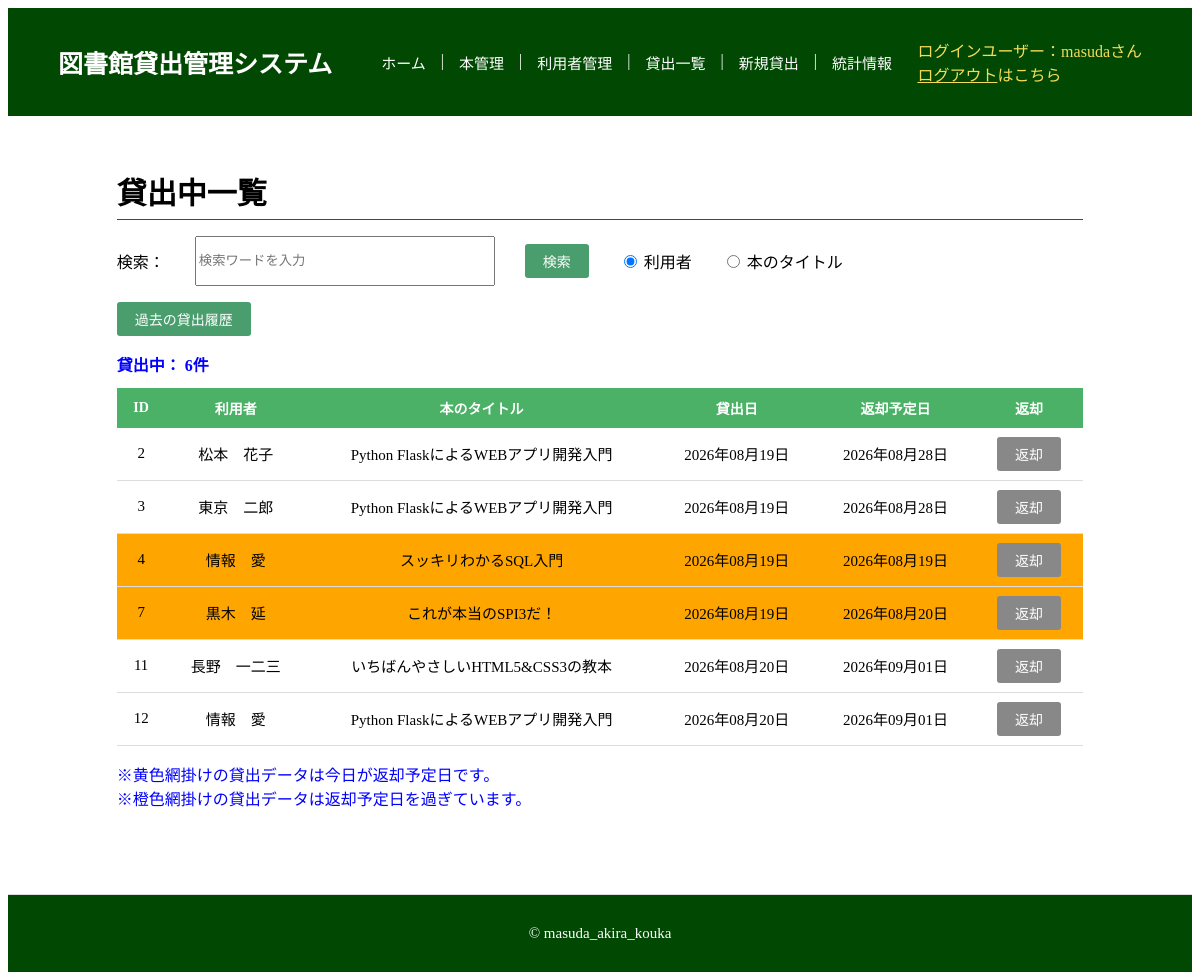
The app's page /borrows/borrows_active_list/ (signed in) with its own data.
### models.py (models this page shows, shortened)
class LoginUser(db.Model, UserMixin):
    __tablename__ = "login_users"
    id = db.Column(db.Integer, primary_key=True)
    username = db.Column(db.String(30), unique=True, nullable=False, index=True)
    email = db.Column(db.String(255), unique=True, nullable=False, index=True)
    password_hash = db.Column(db.String(255), nullable=False)
    created_at = db.Column(db.DateTime, default=datetime.now)
    updated_at = db.Column(db.DateTime, default=datetime.now, onupdate=datetime.now)
    @property
    def password(self):
        raise AttributeError("読み取り不可")

class Borrow(db.Model):
    __tablename__ = "borrows"
    borrows_id = db.Column(db.Integer, primary_key=True)
    user_id = db.Column(db.Integer, db.ForeignKey("users.user_id"), nullable=False)
    book_id = db.Column(db.Integer, db.ForeignKey("books.book_id"), nullable=False)
    borrowed_at = db.Column(db.Date, nullable=False,default=date.today)
    returned_at = db.Column(db.Date)
    due_date = db.Column(db.Date)

class User(db.Model):
    __tablename__ = "users"
    user_id = db.Column(db.Integer, primary_key=True)
    name = db.Column(db.String(255), nullable=False)
    email = db.Column(db.String(255), nullable=False)
    blackflag = db.Column(db.Boolean, nullable=False, default=False)
    overdue_count = db.Column(db.Integer, nullable=False, default=0)
    user_borrowed_count = db.Column(db.Integer, nullable=False, default=0)

class Book(db.Model):
    __tablename__ = "books"
    book_id = db.Column(db.Integer, primary_key=True)
    title = db.Column(db.String(255), nullable=False)
    author = db.Column(db.String(255), nullable=False)
    genre_id = db.Column(db.Integer, db.ForeignKey("book_genres.genre_id"), nullable=False)
    stock = db.Column(db.Integer, nullable=False)
    book_borrowed_count = db.Column(db.Integer, nullable=False, default=0)

### application/borrows/views.py (the view)
@borrows.route("/borrows_active_list/")
@login_required
def borrows_active_list():
    borrows_active = db.session.query(
        Borrow, User.name, Book.title
        ).join(
            User, Borrow.user_id == User.user_id
            ).join(
                Book, Borrow.book_id == Book.book_id
                ).filter(
                    Borrow.returned_at.is_(None))
    """
    検索機能
    ・Python FlaskによるWebアプリ開発入門（教科書） P244～249
    参考サイト
    ・likeを使ったあいまい検索：https://ninja-camp.net/flask/223
    ・request.args.getについて：https://iifx.dev/ja/articles/54724471/%E3%81%93%E3%82%8C%E3%81%A7%E5%AE%8C%E7%92%A7-flask%E3%81%A7%E3%81%AE%E3%82%AF%E3%82%A8%E3%83%AA%E6%96%87%E5%AD%97%E5%88%97%E3%82%A2%E3%82%AF%E3%82%BB%E3%82%B9%E5%85%A5%E9%96%80%E3%82%AC%E3%82%A4%E3%83%89
    ・検索テンプレート用１：https://ja.python-3.com/?p=389382
    ・検索テンプレート用２：https://qiita.com/yuuki-h/items/171006db887e0427aae2
    """
    search_keyword = request.args.get("search", "", type=str).strip()
    search_type = request.args.get("search_type", "user", type=str)
    if search_keyword:
        if search_type == "title":
            borrows_active = borrows_active.filter(Book.title.like("%" + search_keyword + "%"))
        else:
            borrows_active = borrows_active.filter(User.name.like("%" + search_keyword + "%"))
    borrows_active_all = borrows_active.all()
    form = ReturnForm()
    borrows_active_pag, page, total_pages = pagination(borrows_active_all)
    return render_template(
        "borrows/active.html",
        borrows_active_all=borrows_active_all,
        borrows_active=borrows_active_pag,
        today=date.today(),
        page=page,
        total_pages=total_pages,
        search_keyword=search_keyword,
        search_type=search_type,
        form=form
    )

### application/borrows/forms.py
class ReturnForm(FlaskForm):
    submit = SubmitField("返却")

### app.py (called while the page is built)
@app.template_filter('date_format')
def date_format(value):
    return value.strftime('%Y年%#m月%#d日')

@app.before_request
def load_user():
    user_id = session.get('_user_id')
    if user_id is None:
        g.user = None
    else:
        g.user = LoginUser.query.get(user_id)

### application/kyotu.py (called while the page is built)
def pagination(db):
    page = request.args.get("page", default=1, type=int)
    per_page = 10
    total = len(db)
    total_pages = (total + per_page - 1) // per_page
    if page < 1:
        page = 1
    if total_pages > 0 and page > total_pages:
        page = total_pages
    start = (page - 1) * per_page
    end = start + per_page
    db_list = db[start:end]
    return db_list, page, total_pages

### models.py (called while the page is built)
@login_manager.user_loader
def load_user(user_id):
    return LoginUser.query.get(user_id)

### templates/borrows/active.html (shortened to what this page needs)
{% extends "base.html" %}
{% block content %}
<h2 class="site-h2">貸出中一覧</h2>
<form method="GET" action="{{ url_for('borrows.borrows_active_list') }}" class="seach-form">
        検索：<input type="search" placeholder="検索ワードを入力" name="search" value="{{ search_keyword }}" style="width: 300px; height: 50px;" />
        <button type="submit" class="btn btn-primary">検索</button>
        <label>
            <input type="radio" name="search_type" value="user" {% if search_type == 'user' or not search_type %}checked{% endif %}> 利用者
        </label>
        <label>
            <input type="radio" name="search_type" value="title" {% if search_type == 'title' %}checked{% endif %}> 本のタイトル
        </label>
</form>
<p><a href="{{ url_for('borrows.borrows_deactive_list') }}" class="btn btn-primary">過去の貸出履歴</a></p>
<div class="message-box">貸出中：
    {{borrows_active_all| length}}件
</div>
{% if borrows_active %}
<table class="mt-16">
    <tr>
        <th>ID</th>
        <th>利用者</th>
        <th>本のタイトル</th>
        <th>貸出日</th>
        <th>返却予定日</th>
        <th>返却</th>
    </tr>
    {% for borrow_active, name,title in borrows_active %}
    {% if borrow_active.due_date == today %}
    <tr style="background-color:yellow;">
    {% elif borrow_active.due_date < today %}
    <tr style="background-color: orange;">
    {% else %}
    <tr>
    {% endif %}
        <td>{{ borrow_active.borrows_id }}</td>
        <td>{{ name }}</td>
        <td>{{ title }}</td>
        <td>{{ borrow_active.borrowed_at| date_format }}</td>
        <td>{{ borrow_active.due_date| date_format }}</td>
        {% if borrow_active.returned_at is none %}
        <td>
        <form method="post" action="{{ url_for('borrows.borrows_return', id=borrow_active.borrows_id) }}">
            {{ form.submit(class="btn btn-secondary", onclick="return confirm('返却しても大丈夫ですか？')") }}
        </form>
        </td>
        {% endif %}
    </tr>
    {% endfor %}
</table>
<div style="margin-top: 12px;">
<p style="color: blue;">
※黄色網掛けの貸出データは今日が返却予定日です。<br>
※橙色網掛けの貸出データは返却予定日を過ぎています。
</p>
</div>
{% else %}
<p class="mt-16">現在貸出はされていません。</p>
{% endif %}
{% endblock %}

### templates/base.html (shortened to what this page needs)
<!DOCTYPE html>
<html lang="ja">
<head>
    <link rel="stylesheet" href="{{ url_for('static', filename='style.css') }}" />
</head>
<body class="site-body">
    <header class="site-header">
        <div class="header-inner">
            <span class="site-title">図書館貸出管理システム</span>
            <nav class="nav-links">
                <a href="{{ url_for('home') }}">ホーム</a>|
                <a href="{{ url_for('books.books_list') }}">本管理</a>|
                <a href="{{ url_for('users.users_list') }}">利用者管理</a>|
                <a href="{{ url_for('borrows.borrows_active_list') }}">貸出一覧</a>|
                <a href="{{ url_for('borrows.borrows_new') }}">新規貸出</a>|
                <a href="{{ url_for('ranking.ranking_list') }}">統計情報</a>
            </nav>
            {% if g.user %}
            <div class="user-info">
                <span>ログインユーザー：{{ g.user.username }}さん</span><br>
                <a href="{{ url_for('auth.logout') }}">ログアウト</a>はこちら
            </div>
            {% endif %}
        </div>
    </header>
    <main class="main-content">
        {% block content %}{% endblock %}
    </main>
    <footer class="site-footer">
        <p>&copy; masuda_akira_kouka</p>
    </footer>
</body>
</html>

### static/style.css (style rules this page uses)
.site-body { display: flex; flex-direction: column; min-height: 100vh; }
.site-header { background-color: #014902; padding: 30px 50px; }
.header-inner { display: flex; align-items: center; gap: 24px; flex-wrap: wrap; }
.main-content { flex: 1; width: 85%; margin: 28px auto; padding: 0 20px; box-sizing: border-box; }
.site-footer { text-align: center; padding: 15px; margin-top: 40px; border-top: 1px solid #ddd; font-size: 15px; color: white; background-color: #014902; }
.site-title { color: white; font-weight: bold; font-size: 25px; padding-right: 25px; }
.nav-links { display: flex; gap: 15px; flex: 1; color: white; }
.nav-links a { color: #fff; text-decoration: none; font-size: 15px; }
.user-info { align-items: center; gap: 12px; color: rgb(243, 220, 91); }
.user-info a { color: rgb(243, 220, 91); }
.site-h2 { font-size: 30px; margin-bottom: 16px; border-bottom: 1px solid #126d04; padding-bottom: 6px; }
.message-box { color: blue; font-weight: bold; }
table { width: 100%; border-collapse: collapse; margin-top: 12px; background-color: #fff; }
th { background-color: #4bb166; color: #fff; padding: 10px 12px; text-align: center; font-size: 14px; }
td { padding: 9px 12px; text-align: center; border-bottom: 1px solid #ddd; font-size: 15px; }
.seach-form { display: flex; align-items: center; gap: 30px; margin-bottom: 10px; }
.btn { display: inline-block; padding: 7px 18px; border: none; border-radius: 3px; font-size: 14px; cursor: pointer; text-decoration: none; }
.btn-primary { background-color: #4a9e6d; color: #fff; }
.btn-secondary { background-color: #888; color: #fff; }
a { color: #529e4a; }

### records on screen
LoginUser: user.username "masuda"
Borrow: borrows_id "2", name "松本 花子", title "Python FlaskによるWEBアプリ開発入門", borrowed_at "2026年08月19日", due_date "2026年08月28日"
Borrow: borrows_id "3", name "東京 二郎", title "Python FlaskによるWEBアプリ開発入門", borrowed_at "2026年08月19日", due_date "2026年08月28日"
Borrow: borrows_id "4", name "情報 愛", title "スッキリわかるSQL入門", borrowed_at "2026年08月19日", due_date "2026年08月19日"
Borrow: borrows_id "7", name "黒木 延", title "これが本当のSPI3だ！", borrowed_at "2026年08月19日", due_date "2026年08月20日"
Borrow: borrows_id "11", name "長野 一二三", title "いちばんやさしいHTML5&CSS3の教本", borrowed_at "2026年08月20日", due_date "2026年09月01日"
Borrow: borrows_id "12", name "情報 愛", title "Python FlaskによるWEBアプリ開発入門", borrowed_at "2026年08月20日", due_date "2026年09月01日"

### other values on screen
{{ borrows_active_all| length }} "6"
